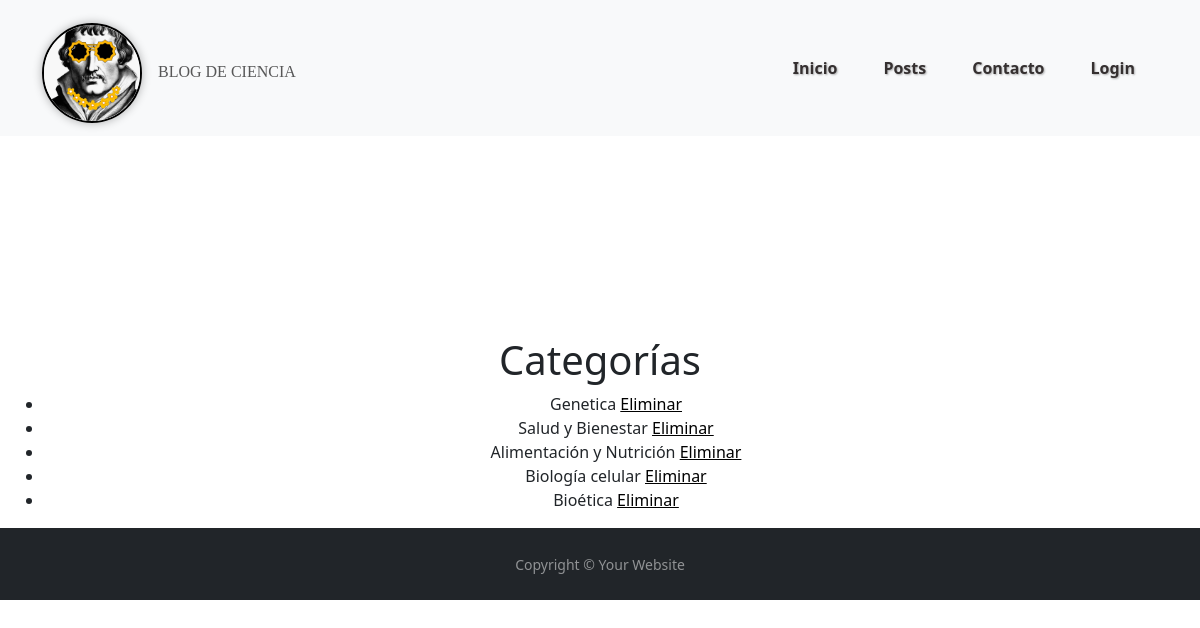
The app's page /categoria/ with its own data.
### apps/posts/models.py (models this page shows, shortened)
class Categoria (models.Model):
    nombre = models.CharField (max_length=30, null= False)

### apps/posts/views.py (the view)
# urls.py: path('categoria/', CategoriaListView.as_view(), name='categoria_list'),
class CategoriaListView(ListView):
    model = Categoria
    template_name = 'posts/categoria_list.html'
    context_object_name = 'categorias'

### templates/posts/categoria_list.html
{% extends 'base.html' %}
{% block contenido %}
<center>
    <div class="container-fluid" style="margin-top: 200px;">
        <h1>Categorías</h1>
        <ul>
            {% for categoria in categorias %}
            <li>{{ categoria.nombre }}
                <a style="color: black;" href="{% url 'apps.posts:categoria_delete' pk=categoria.pk %}">Eliminar</a>
            </li>
            {% empty %}
            <li>No hay categorías</li>
            {% endfor %}
        </ul>
    </div>
</center>
{% endblock %}

### records on screen
Categoria: nombre "Genetica"
Categoria: nombre "Salud y Bienestar"
Categoria: nombre "Alimentación y Nutrición"
Categoria: nombre "Biología celular"
Categoria: nombre "Bioética"
